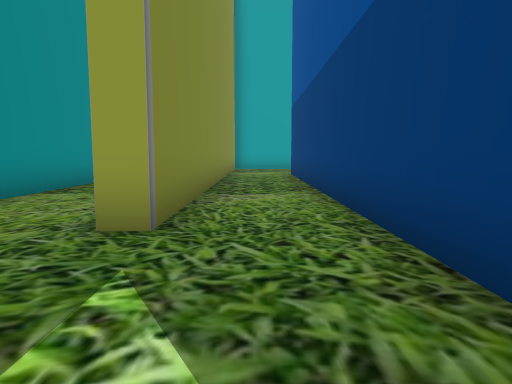
View 1 (above)

24 first-person views from a walk through a scene from a Unity 3-D project. The camera is 1.4 m above the floor, tilts 6° down and sees 70° across. The floor is counted in squares, 2 m on a side. Each view is taken from the middle of a square. On the plan, view 1 faces up. The plan holds only what a view shows up to about 11 squares ahead; the rest is blank. The place goes on beyond the plan.

View 2
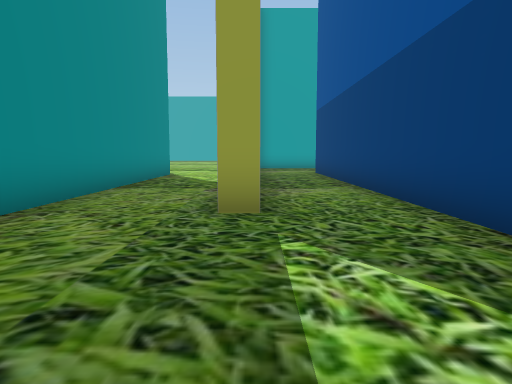

View 3
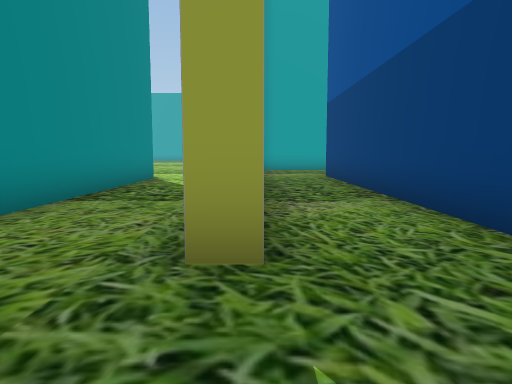

View 4
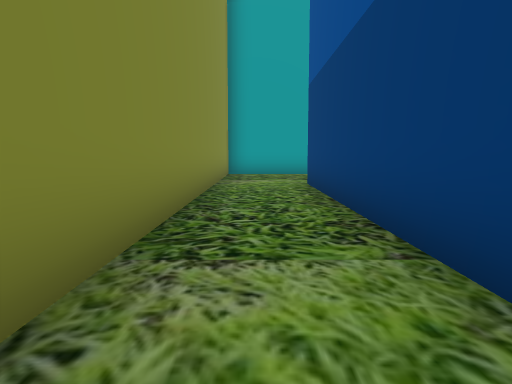

View 5
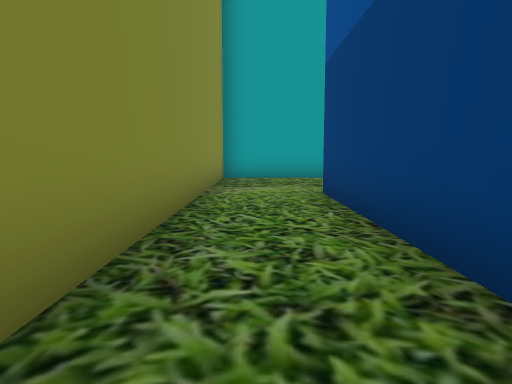

View 6
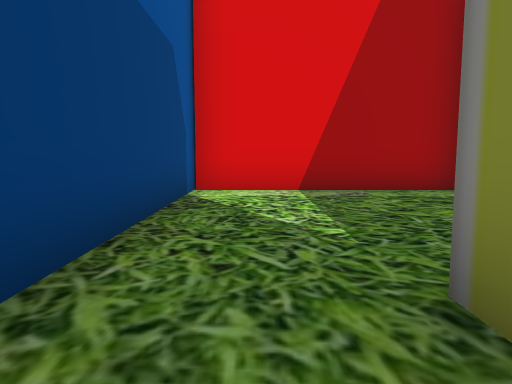

View 7
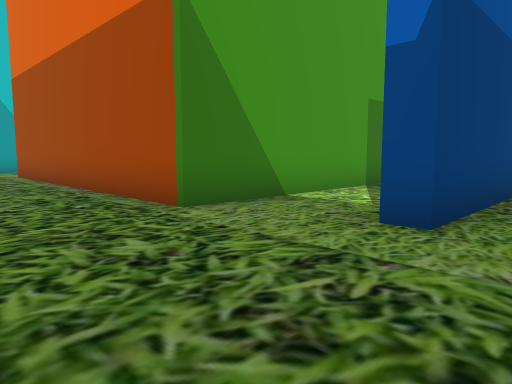

View 8
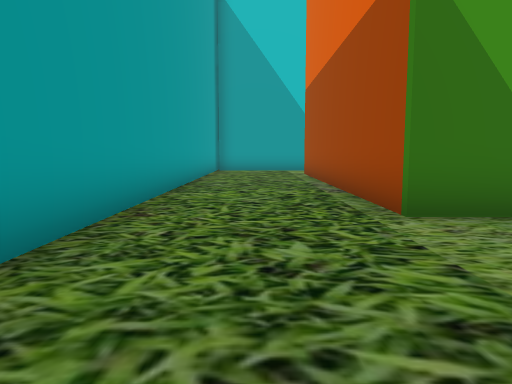

View 9
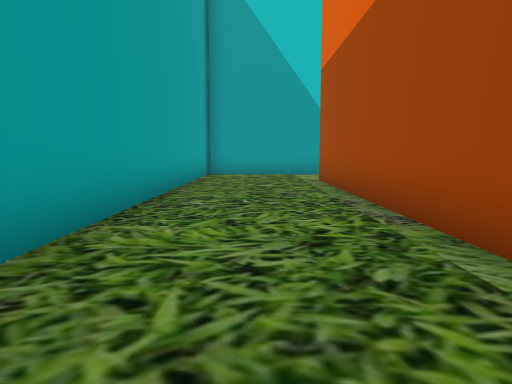

View 10
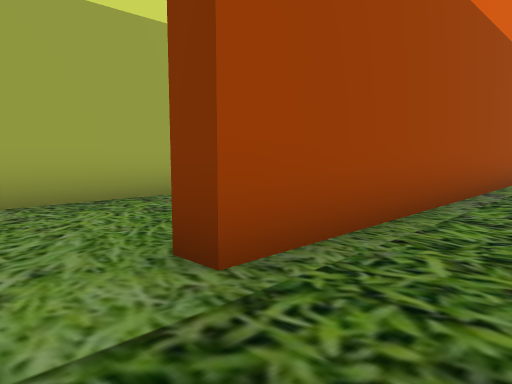

View 11
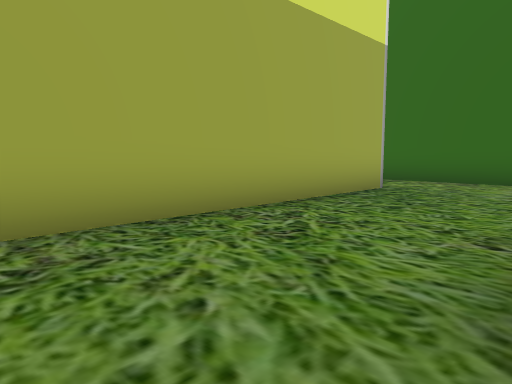

View 12
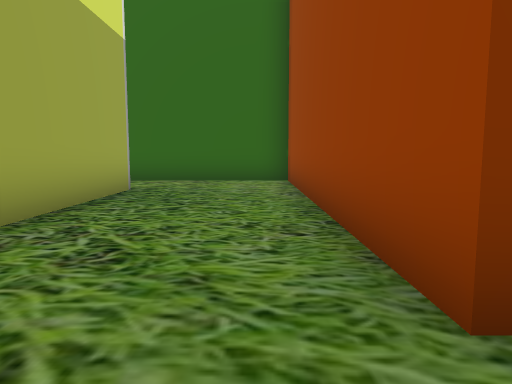

View 13
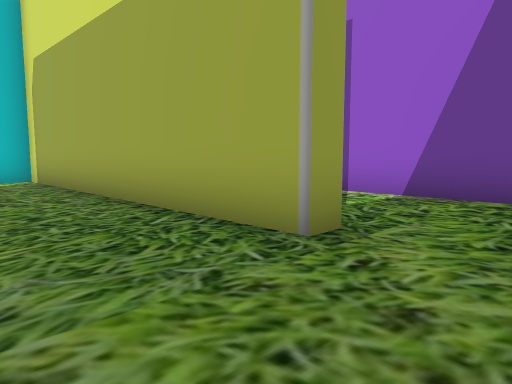

View 14
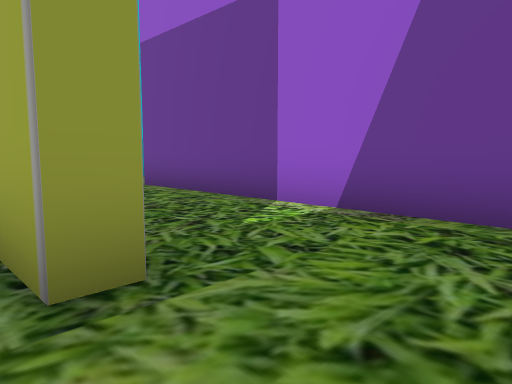

View 15
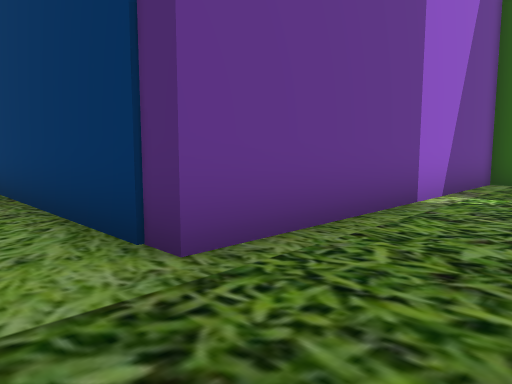

View 16
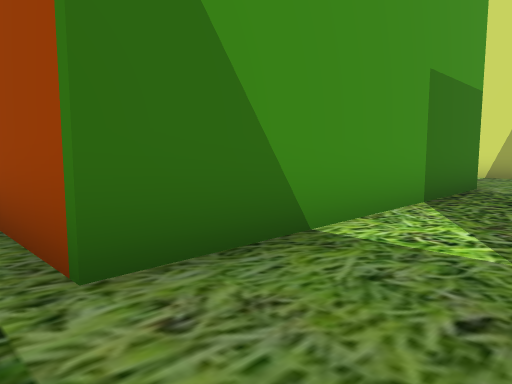

View 17
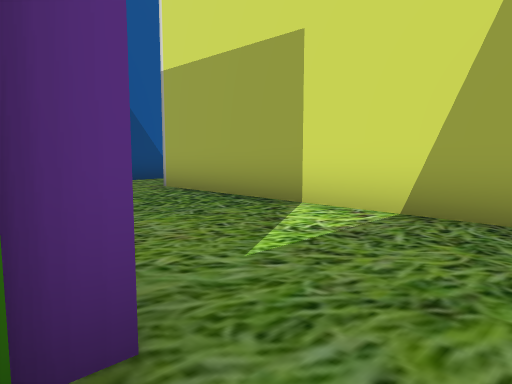

View 18
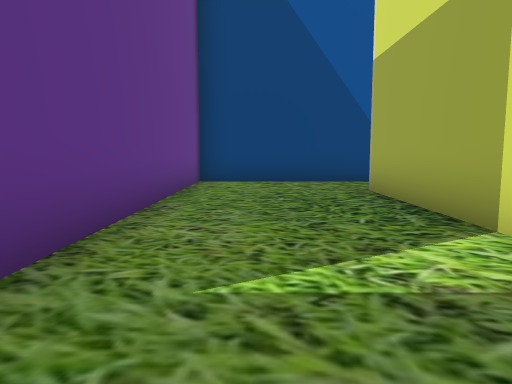

View 19
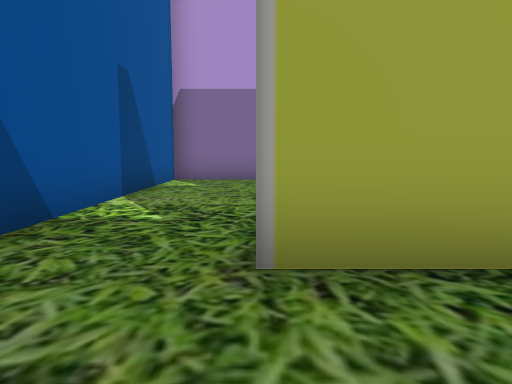

View 20
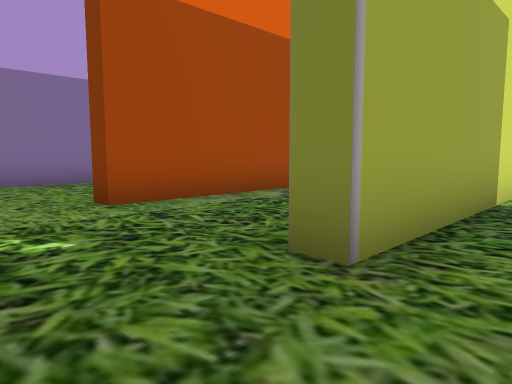

View 21
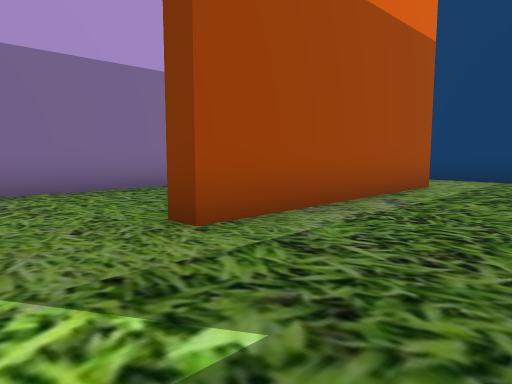

View 22
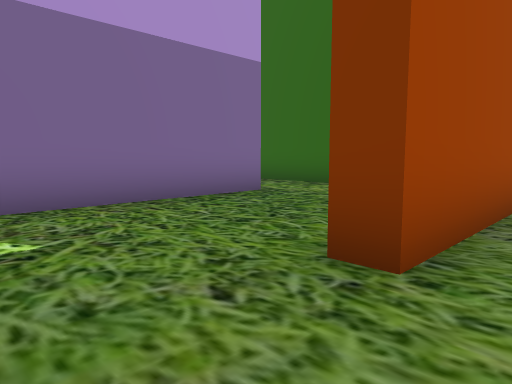

View 23
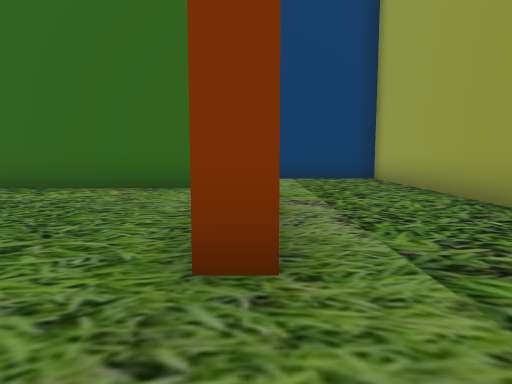

View 24
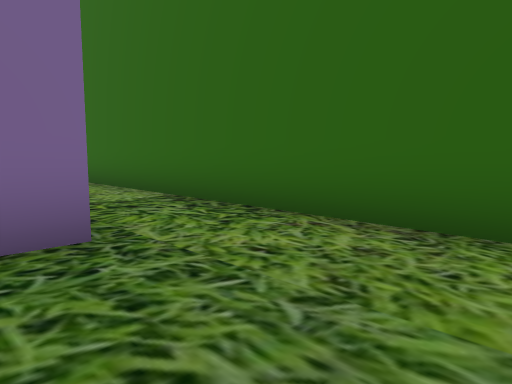

### Floor plan
Points are (right, up) in squares from view 1. A wall is a line through its corners. A room is listed if a view was taken in it or the views show most of it. See-through windows are left out.
Room 1 (views 1, 2, 3, 4, 5, 6)
walls: (-3.9, 11.4) (-3.9, 3); (1.2, -2.4) (1.2, 12.5); (-3.9, -1.9) (1.2, -1.9); (-0.9, 13.4) (-0.9, 3.3) (-1.5, 3.3)
ways out: opening at (0.5, 13) to room 2; opening at (-2.5, 11.5)
Room 2 (views 7, 8, 9, 10, 16)
walls: (4, 13.3) (12.7, 13.3); (1.2, 12.5) (1.8, 12.5); (14, 16.6) (-0.9, 16.6) (-0.9, 13.4)
ways out: opening at (0.5, 13) to room 1; opening at (13.5, 13) to room 3; opening at (3, 12) to room 5
Room 3 (views 11, 12, 13, 14)
walls: (6.8, 9.5) (14.5, 9.5); (12.7, 13.3) (12.7, 12.8) (4.6, 12.8) (4.6, 9.6)
ways out: opening at (13.5, 13) to room 2; opening at (5.5, 9) to room 4
Room 4 (view 15)
walls: (6.8, 9) (6.8, 9.5); (4.6, 9.6) (4.6, 8.4); (4.6, 5.9) (12.7, 5.9)
ways out: opening at (5.5, 9) to room 3; opening at (14, 5)
Room 5 (views 17, 18, 19, 20)
walls: (4, 5.4) (4, 13.3); (3.6, 1.8) (9.9, 1.8); (12.2, 1.4) (12.2, 5.4) (5, 5.4)
ways out: opening at (3, 12) to room 2; opening at (11.5, 1) to room 6
Room 6 (views 21, 22, 23, 24)
walls: (6.9, -6) (12.2, -6) (12.2, 1.4); (4.6, -3.2) (4.6, -10.5); (3.9, -1.9) (9.9, -1.9) (9.9, -2.4); (7.4, 1.3) (1.7, 1.3) (1.7, -2.8); (9.9, 1.8) (9.9, 1.2)
ways out: opening at (11.5, 1) to room 5

Where each view was taken, in squares from view 1:
view 1: 0 up, 0 right, facing up
view 2: 1 down, 1 left, facing up
view 3: 1 up, 1 left, facing up
view 4: 4 up, 0 right, facing up
view 5: 6 up, 0 right, facing up
view 6: 5 up, 0 right, facing down
view 7: 16 up, 0 right, facing down-right
view 8: 15 up, 0 right, facing right
view 9: 15 up, 3 right, facing right
view 10: 15 up, 14 right, facing down-left
view 11: 13 up, 14 right, facing down-left
view 12: 12 up, 14 right, facing left
view 13: 12 up, 5 right, facing down-right
view 14: 10 up, 5 right, facing down-right
view 15: 8 up, 14 right, facing down-left
view 16: 14 up, 2 right, facing down-right
view 17: 6 up, 3 right, facing down-right
view 18: 4 up, 3 right, facing right
view 19: 4 up, 10 right, facing down
view 20: 3 up, 12 right, facing down-left
view 21: 1 up, 12 right, facing down-left
view 22: 1 down, 12 right, facing down-left
view 23: 2 down, 12 right, facing left
view 24: 3 down, 8 right, facing down-left
